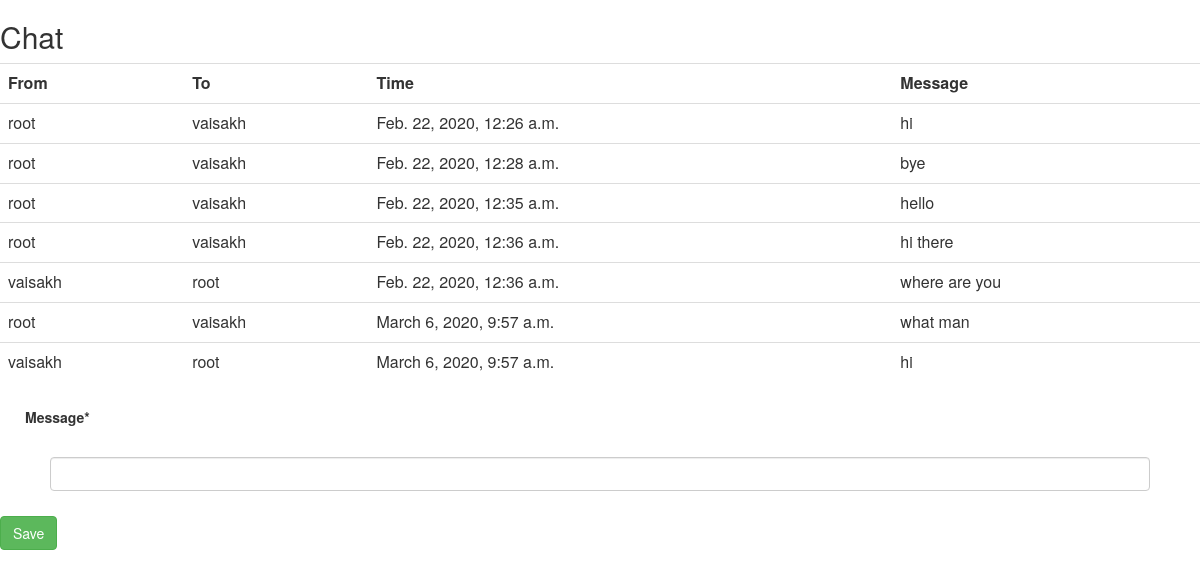
Screenshot of /chat/continueChat/vaisakh (signed in) with the database file from the repository.
### chat/models.py (models this page shows, shortened)
class DirectMessage(models.Model):
	sentFrom = models.ForeignKey(User,on_delete=models.CASCADE,related_name='directFrom')
	sentTo   = models.ForeignKey(User,on_delete=models.CASCADE,related_name='directTo')
	message  = models.CharField(max_length=200)
	created_date = models.DateTimeField(default=timezone.now)

### chat/views.py (the view)
# urls.py: path('continueChat/<str:name>', views.continueChat, name='continueChat'),
@login_required
def continueChat(request,name):
	if request.method == "POST":
		form = DirectMessageForm(request.POST)
		if form.is_valid():
			chat=form.save(commit=False)
			chat.created_date=timezone.now()
			chat.sentFrom=request.user
			chat.save()
			return redirect('continueChat',name=name)
	else:
		nameId=User.objects.get(username=name)
		chats=DirectMessage.objects.filter((Q(sentFrom=request.user) &  Q(sentTo=nameId)) | (Q(sentFrom=nameId) &  Q(sentTo=request.user))).order_by('created_date')
		form=DirectMessageForm(initial={'sentTo':nameId})
		form.fields['sentTo'].widget = forms.HiddenInput()
	return render(request, 'message.html', {'form': form,'chats':chats,'name':name})

### chat/forms.py
class DirectMessageForm(forms.ModelForm):
    class Meta:
        model = DirectMessage
        fields = ('sentTo','message',)

### chat/templates/message.html (shortened to what this page needs)
<html>
<head>
	<link rel="stylesheet" href="https://maxcdn.bootstrapcdn.com/bootstrap/3.4.0/css/bootstrap.min.css">
</head>
<body>
<h2>Chat</h2>
{% if chats %}
    <table class="table table-hover">
        <tr>
            <th>From</th>
            <th>To</th>
            <th>Time</th>
            <th>Message</th>
        </tr>
        {% for chat in chats %}
        <tr>
            <td>{{ chat.sentFrom }}</td>
            <td>{{ chat.sentTo }}</td>
            <td>{{ chat.created_date }}</td>
            <td>{{ chat.message }}</td>
        </tr>
        {% endfor %}
    </table>
{% endif %}
{% load crispy_forms_tags %}
<form method="POST" class="post-form">
    {{ form|crispy }}
    <button type="submit" class="btn btn-success">Save</button>
</form>
</body>
</html>

### chat/templates/message.html (style rules this page uses)
div { margin: 25px; }

### rows the page displays
DirectMessage: sentFrom "root", sentTo "vaisakh", created_date "Feb. 22, 2020, 12:26 a.m.", message "hi"
DirectMessage: sentFrom "root", sentTo "vaisakh", created_date "Feb. 22, 2020, 12:28 a.m.", message "bye"
DirectMessage: sentFrom "root", sentTo "vaisakh", created_date "Feb. 22, 2020, 12:35 a.m.", message "hello"
DirectMessage: sentFrom "root", sentTo "vaisakh", created_date "Feb. 22, 2020, 12:36 a.m.", message "hi there"
DirectMessage: sentFrom "vaisakh", sentTo "root", created_date "Feb. 22, 2020, 12:36 a.m.", message "where are you"
DirectMessage: sentFrom "root", sentTo "vaisakh", created_date "March 6, 2020, 9:57 a.m.", message "what man"
DirectMessage: sentFrom "vaisakh", sentTo "root", created_date "March 6, 2020, 9:57 a.m.", message "hi"
